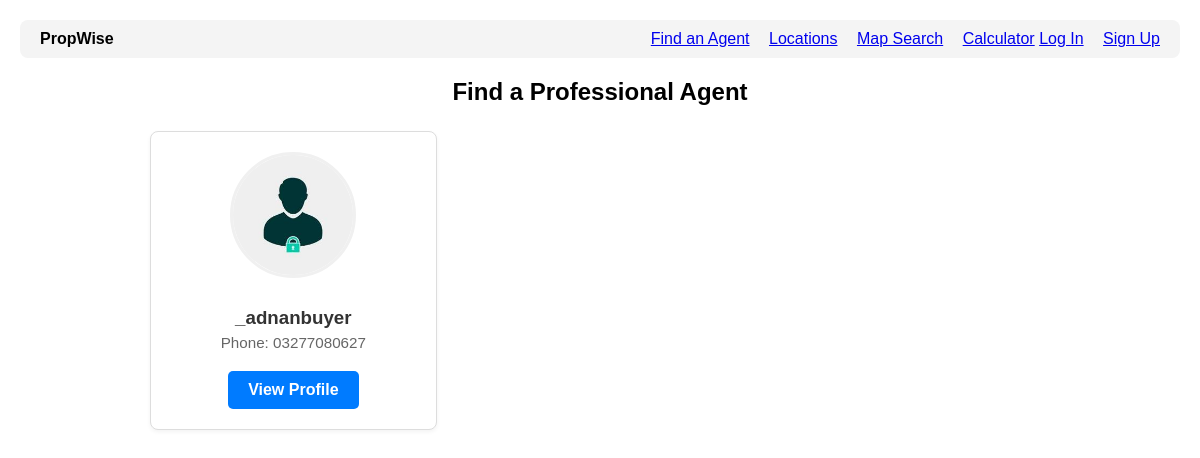
Screenshot of /accounts/agents/ with the database file from the repository.
### accounts/models.py (models this page shows, shortened)
class User(AbstractUser):
    is_agent = models.BooleanField('Is agent', default=False)
    is_buyer = models.BooleanField('Is buyer', default=True) # By default, users are buyers
    phone_number = models.CharField(max_length=20, blank=True)
    profile_picture = models.ImageField(upload_to='profile_pics/', blank=True, null=True)
    favorites = models.ManyToManyField(
        Property,
        related_name="favorited_by",
        blank=True
    )

### accounts/views.py (the view)
# urls.py: path('agents/', account_views.agent_directory_view, name='agent_directory'),
def agent_directory_view(request):
    all_agents = User.objects.filter(
        is_agent=True
    ).order_by('first_name', 'last_name', 'username')
    context = {
        'agents': all_agents
    }
    return render(request, 'accounts/agent_directory.html', context)

### accounts/templates/accounts/agent_directory.html (shortened to what this page needs)
{% extends 'base.html' %}
{% load static %}
{% block content %}
<div class="agent-directory-container">
    <h2 style="text-align: center; margin-bottom: 25px;">Find a Professional Agent</h2>
    <div class="agent-grid">
        {% for agent in agents %}
            <div class="agent-card">
                {% if agent.profile_picture %}
                    <img src="{{ agent.profile_picture.url }}" alt="{{ agent.username }}'s profile picture">
                {% else %}
                    <img src="https" alt="Default profile picture">
                {% endif %}
                <h3>
                    {% if agent.first_name and agent.last_name %}
                        {{ agent.get_full_name }}
                    {% else %}
                        {{ agent.username }}
                    {% endif %}
                </h3>
                {% if agent.phone_number %}
                    <p>Phone: {{ agent.phone_number }}</p>
                {% endif %}
                <a href="{% url 'agent_profile' pk=agent.pk %}" class="agent-card-link">
                    View Profile
                </a>
            </div>
        {% empty %}
            <p>No agents have registered yet. Check back soon!</p>
        {% endfor %}
    </div>
</div>
{% endblock content %}

### templates/base.html (style rules this page uses)
body { font-family: Arial, sans-serif; margin: 20px; }

### accounts/templates/accounts/agent_directory.html (style rules this page uses)
.agent-directory-container { max-width: 900px; margin: 20px auto; }
.agent-grid { display: grid; grid-template-columns: repeat(auto-fill, minmax(250px, 1fr)); gap: 20px; }
.agent-card { border: 1px solid #ddd; border-radius: 8px; box-shadow: 0 2px 4px rgba(0,0,0,0.05); padding: 20px; text-align: center; background: #fff; transition: all 0.2s ease-in-out; }
.agent-card img { width: 120px; height: 120px; border-radius: 50%; object-fit: cover; border: 3px solid #f0f0f0; margin-bottom: 15px; }
.agent-card h3 { margin: 10px 0 5px 0; color: #333; }
.agent-card p { margin: 5px 0; color: #666; font-size: 0.95em; }
.agent-card-link { display: inline-block; margin-top: 15px; padding: 10px 20px; background-color: #007bff; color: white; text-decoration: none; border-radius: 5px; font-weight: bold; }

### rows the page displays
User: profile_picture (picture), username "_adnanbuyer", phone_number "03277080627"
